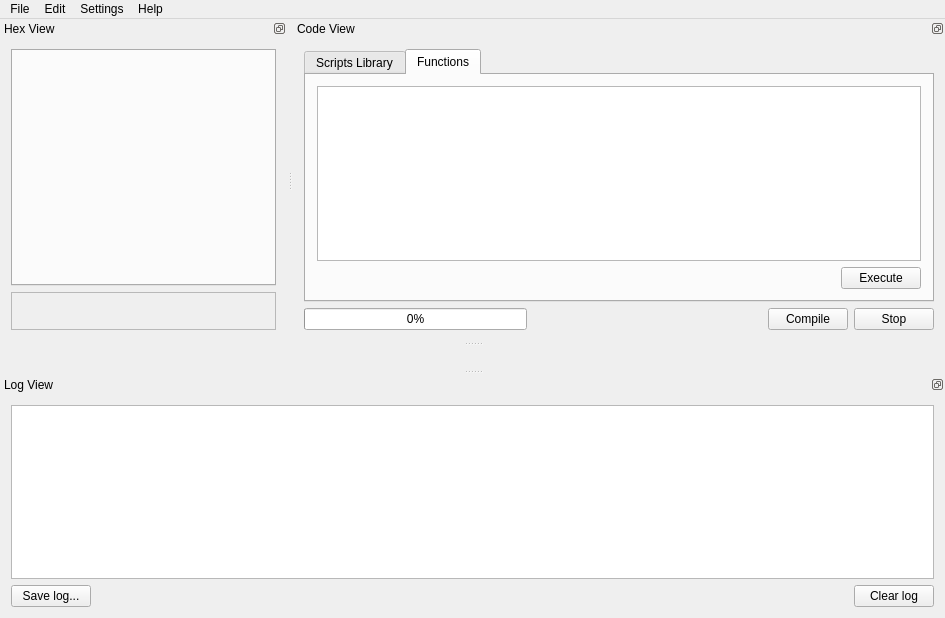
<?xml version="1.0" encoding="UTF-8"?>
<ui version="4.0">
 <class>MainWindow</class>
 <widget class="QMainWindow" name="MainWindow">
  <property name="geometry">
   <rect>
    <x>0</x>
    <y>0</y>
    <width>945</width>
    <height>618</height>
   </rect>
  </property>
  <property name="windowTitle">
   <string>HardwareExpert</string>
  </property>
  <property name="dockNestingEnabled">
   <bool>true</bool>
  </property>
  <widget class="QWidget" name="centralWidget">
   <layout class="QVBoxLayout" name="verticalLayout"/>
  </widget>
  <widget class="QDockWidget" name="dockWidget">
   <property name="floating">
    <bool>false</bool>
   </property>
   <property name="features">
    <set>QDockWidget::DockWidgetFloatable|QDockWidget::DockWidgetMovable</set>
   </property>
   <property name="windowTitle">
    <string>Hex View</string>
   </property>
   <attribute name="dockWidgetArea">
    <number>4</number>
   </attribute>
   <widget class="QWidget" name="dockWidgetContents">
    <layout class="QVBoxLayout" name="verticalLayout_5">
     <item>
      <widget class="QTabWidget" name="twHex"/>
     </item>
     <item>
      <widget class="QFrame" name="frame">
       <property name="frameShape">
        <enum>QFrame::StyledPanel</enum>
       </property>
       <property name="frameShadow">
        <enum>QFrame::Raised</enum>
       </property>
       <layout class="QVBoxLayout" name="verticalLayout_6">
        <item>
         <widget class="QLabel" name="hexInfoLine">
          <property name="text">
           <string/>
          </property>
         </widget>
        </item>
       </layout>
      </widget>
     </item>
    </layout>
   </widget>
  </widget>
  <widget class="QDockWidget" name="dockWidget_2">
   <property name="features">
    <set>QDockWidget::DockWidgetFloatable|QDockWidget::DockWidgetMovable</set>
   </property>
   <property name="windowTitle">
    <string>Code View</string>
   </property>
   <attribute name="dockWidgetArea">
    <number>4</number>
   </attribute>
   <widget class="QWidget" name="dockWidgetContents_2">
    <layout class="QVBoxLayout" name="verticalLayout_3">
     <property name="sizeConstraint">
      <enum>QLayout::SetMaximumSize</enum>
     </property>
     <item>
      <widget class="QTabWidget" name="wtPanel">
       <property name="currentIndex">
        <number>1</number>
       </property>
       <widget class="QWidget" name="tab">
        <attribute name="title">
         <string>Scripts Library</string>
        </attribute>
        <layout class="QVBoxLayout" name="verticalLayout_7">
         <item>
          <widget class="QTreeWidget" name="twScriptCatalog">
           <column>
            <property name="text">
             <string>Avable Scripts</string>
            </property>
           </column>
           <column>
            <property name="text">
             <string>Description</string>
            </property>
           </column>
           <column>
            <property name="text">
             <string>File</string>
            </property>
           </column>
          </widget>
         </item>
        </layout>
       </widget>
       <widget class="QWidget" name="tabFunctions">
        <attribute name="title">
         <string>Functions</string>
        </attribute>
        <layout class="QVBoxLayout" name="verticalLayout_2">
         <item>
          <widget class="QListWidget" name="lwApi">
           <property name="showDropIndicator" stdset="0">
            <bool>false</bool>
           </property>
           <property name="dragDropMode">
            <enum>QAbstractItemView::NoDragDrop</enum>
           </property>
           <property name="alternatingRowColors">
            <bool>false</bool>
           </property>
           <property name="iconSize">
            <size>
             <width>160</width>
             <height>160</height>
            </size>
           </property>
           <property name="movement">
            <enum>QListView::Static</enum>
           </property>
           <property name="resizeMode">
            <enum>QListView::Adjust</enum>
           </property>
           <property name="layoutMode">
            <enum>QListView::SinglePass</enum>
           </property>
           <property name="spacing">
            <number>10</number>
           </property>
           <property name="gridSize">
            <size>
             <width>200</width>
             <height>200</height>
            </size>
           </property>
           <property name="viewMode">
            <enum>QListView::IconMode</enum>
           </property>
           <property name="uniformItemSizes">
            <bool>false</bool>
           </property>
           <property name="wordWrap">
            <bool>true</bool>
           </property>
           <property name="selectionRectVisible">
            <bool>false</bool>
           </property>
          </widget>
         </item>
         <item>
          <layout class="QHBoxLayout" name="horizontalLayout_2">
           <item>
            <spacer name="horizontalSpacer_2">
             <property name="orientation">
              <enum>Qt::Horizontal</enum>
             </property>
             <property name="sizeHint" stdset="0">
              <size>
               <width>40</width>
               <height>20</height>
              </size>
             </property>
            </spacer>
           </item>
           <item>
            <widget class="QPushButton" name="pbExecute">
             <property name="text">
              <string>Execute</string>
             </property>
            </widget>
           </item>
          </layout>
         </item>
        </layout>
       </widget>
      </widget>
     </item>
     <item>
      <layout class="QHBoxLayout" name="horizontalLayout">
       <item>
        <widget class="QProgressBar" name="progressBar">
         <property name="value">
          <number>0</number>
         </property>
        </widget>
       </item>
       <item>
        <widget class="QLabel" name="waitLabel">
         <property name="text">
          <string/>
         </property>
        </widget>
       </item>
       <item>
        <spacer name="horizontalSpacer">
         <property name="orientation">
          <enum>Qt::Horizontal</enum>
         </property>
         <property name="sizeHint" stdset="0">
          <size>
           <width>40</width>
           <height>20</height>
          </size>
         </property>
        </spacer>
       </item>
       <item>
        <widget class="QPushButton" name="runButton">
         <property name="text">
          <string>Compile</string>
         </property>
        </widget>
       </item>
       <item>
        <widget class="QPushButton" name="stopButton">
         <property name="text">
          <string>Stop</string>
         </property>
        </widget>
       </item>
      </layout>
     </item>
    </layout>
   </widget>
  </widget>
  <widget class="QDockWidget" name="dockWidget_3">
   <property name="features">
    <set>QDockWidget::DockWidgetFloatable|QDockWidget::DockWidgetMovable</set>
   </property>
   <property name="windowTitle">
    <string>Log View</string>
   </property>
   <attribute name="dockWidgetArea">
    <number>8</number>
   </attribute>
   <widget class="QWidget" name="dockWidgetContents_3">
    <layout class="QVBoxLayout" name="verticalLayout_4">
     <item>
      <widget class="QPlainTextEdit" name="consoleView">
       <property name="minimumSize">
        <size>
         <width>0</width>
         <height>100</height>
        </size>
       </property>
       <property name="font">
        <font>
         <family>Courier New</family>
        </font>
       </property>
       <property name="readOnly">
        <bool>true</bool>
       </property>
      </widget>
     </item>
     <item>
      <layout class="QHBoxLayout" name="horizontalLayout_3">
       <item>
        <widget class="QPushButton" name="pbSaveLog">
         <property name="text">
          <string>Save log...</string>
         </property>
        </widget>
       </item>
       <item>
        <spacer name="horizontalSpacer_3">
         <property name="orientation">
          <enum>Qt::Horizontal</enum>
         </property>
         <property name="sizeHint" stdset="0">
          <size>
           <width>40</width>
           <height>20</height>
          </size>
         </property>
        </spacer>
       </item>
       <item>
        <widget class="QPushButton" name="pbClearLog">
         <property name="text">
          <string>Clear log</string>
         </property>
        </widget>
       </item>
      </layout>
     </item>
    </layout>
   </widget>
  </widget>
  <widget class="QMenuBar" name="menuBar">
   <property name="geometry">
    <rect>
     <x>0</x>
     <y>0</y>
     <width>945</width>
     <height>25</height>
    </rect>
   </property>
   <widget class="QMenu" name="menuFile">
    <property name="title">
     <string>File</string>
    </property>
    <addaction name="actionNew_code"/>
    <addaction name="actionNew_hex"/>
    <addaction name="separator"/>
    <addaction name="actionOpen_Code"/>
    <addaction name="actionSave_code"/>
    <addaction name="actionSave_code_as"/>
    <addaction name="separator"/>
    <addaction name="actionOpen_Hex"/>
    <addaction name="actionSave_hex"/>
    <addaction name="separator"/>
    <addaction name="actionImportFile"/>
    <addaction name="actionExportFile"/>
    <addaction name="separator"/>
    <addaction name="actionClose_all_binary"/>
    <addaction name="actionExit"/>
   </widget>
   <widget class="QMenu" name="menu">
    <property name="title">
     <string>Help</string>
    </property>
    <addaction name="actionHelp"/>
    <addaction name="actionAbout"/>
    <addaction name="actionAbout_Qt"/>
   </widget>
   <widget class="QMenu" name="menuOptions">
    <property name="title">
     <string>Settings</string>
    </property>
    <addaction name="actionDrivers"/>
    <addaction name="actionOptions"/>
   </widget>
   <widget class="QMenu" name="menuHex">
    <property name="title">
     <string>Edit</string>
    </property>
    <addaction name="actionSearch"/>
    <addaction name="actionDiff"/>
    <addaction name="actionSearch_String"/>
    <addaction name="actionFind_all_text_string_16_bit"/>
   </widget>
   <addaction name="menuFile"/>
   <addaction name="menuHex"/>
   <addaction name="menuOptions"/>
   <addaction name="menu"/>
  </widget>
  <action name="actionOpen_Code">
   <property name="text">
    <string>Open code...</string>
   </property>
   <property name="shortcut">
    <string>Ctrl+O</string>
   </property>
  </action>
  <action name="actionOpen_Hex">
   <property name="text">
    <string>Open binary...</string>
   </property>
  </action>
  <action name="actionNew_code">
   <property name="text">
    <string>New code</string>
   </property>
  </action>
  <action name="actionNew_hex">
   <property name="text">
    <string>New binary</string>
   </property>
  </action>
  <action name="actionSave_code">
   <property name="text">
    <string>Save code</string>
   </property>
   <property name="shortcut">
    <string>Ctrl+S</string>
   </property>
  </action>
  <action name="actionSave_hex">
   <property name="text">
    <string>Save binary...</string>
   </property>
  </action>
  <action name="actionExit">
   <property name="text">
    <string>Exit</string>
   </property>
  </action>
  <action name="actionSave_code_as">
   <property name="text">
    <string>Save code as...</string>
   </property>
  </action>
  <action name="actionHelp">
   <property name="text">
    <string>Help</string>
   </property>
  </action>
  <action name="actionAbout">
   <property name="text">
    <string>About...</string>
   </property>
  </action>
  <action name="actionAbout_Qt">
   <property name="text">
    <string>About Qt...</string>
   </property>
  </action>
  <action name="actionImportFile">
   <property name="text">
    <string>Import file...</string>
   </property>
  </action>
  <action name="actionExportFile">
   <property name="text">
    <string>Export file...</string>
   </property>
  </action>
  <action name="actionDrivers">
   <property name="text">
    <string>Drivers...</string>
   </property>
  </action>
  <action name="actionOptions">
   <property name="text">
    <string>Options...</string>
   </property>
  </action>
  <action name="actionSearch">
   <property name="text">
    <string>Search...</string>
   </property>
  </action>
  <action name="actionDiff">
   <property name="text">
    <string>Compare...</string>
   </property>
  </action>
  <action name="actionSearch_String">
   <property name="text">
    <string>Find all text strings (8-bit)</string>
   </property>
  </action>
  <action name="actionClose_all_binary">
   <property name="text">
    <string>Close all binary</string>
   </property>
  </action>
  <action name="actionFind_all_text_string_16_bit">
   <property name="text">
    <string>Find all text string (16-bit)</string>
   </property>
  </action>
 </widget>
 <layoutdefault spacing="6" margin="11"/>
 <resources/>
 <connections/>
</ui>
